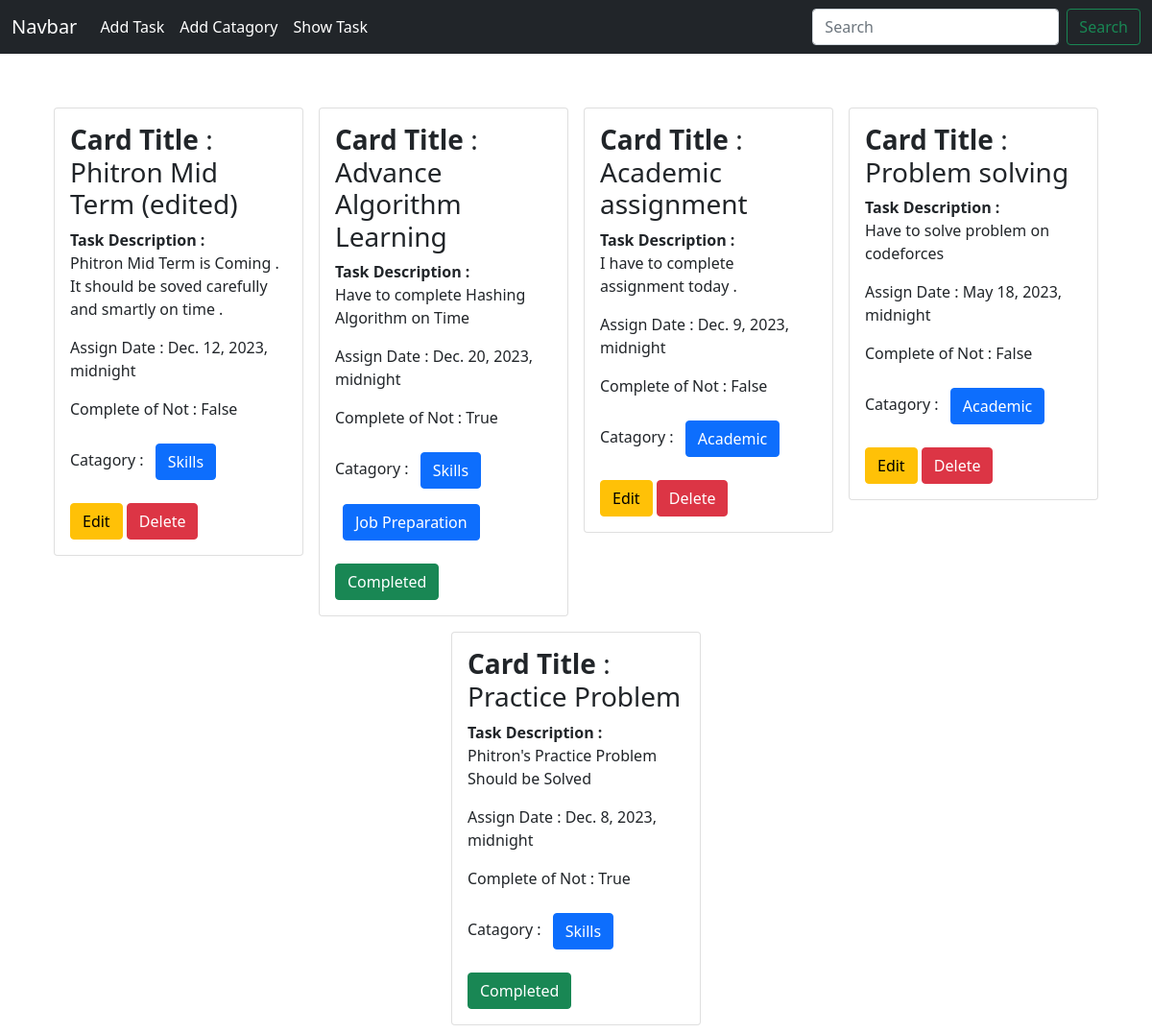
The page / on the database its author committed.
### task/models.py (models this page shows, shortened)
class Task(models.Model):
    Task_Title = models.CharField(max_length=30)
    Task_Description = models.TextField()
    is_completed = models.BooleanField(default=False)
    Task_Assign_Date = models.DateTimeField()
    category = models.ManyToManyField(Category)

### category/models.py (models this page shows, shortened)
class Category(models.Model):
    Category_Name = models.CharField(max_length=20)

### Task_Management/views.py (the view)
# urls.py: 2. Add a URL to urlpatterns:  path('', views.home, name='home')
def home(request):
    data = Task.objects.all()
    return render(request, "home.html", {"data": data})

### templates/home.html
{% extends "base.html" %} {%block content%}
<div class="d-flex flex-wrap justify-content-center px-5 pt-5">
  {%for task in data%}
  <div class="col-sm-3">
    <div class="card mx-2 my-2">
      <div class="card-body">
        <h3 class="card-title">
          <span class="fw-bold">Card Title</span> : {{task.Task_Title}}
        </h3>
        <span class="fw-bold">Task Description : </span>
        <p class="card-text">{{task.Task_Description}}</p>
        <p class="card-text">Assign Date : {{task.Task_Assign_Date}}</p>
        <p>Complete of Not : {{task.is_completed}}</p>
        <p class="card-text">
          Catagory : {% for cat in task.category.all%}
          <button class="btn btn-primary m-2">{{cat.Category_Name}}</button>
          {%endfor%}
        </p>
        {%if task.is_completed is not True%}
        <a href="{% url 'edit_task' task.id%}" class="btn btn-warning">Edit</a>
        <a href="{% url 'delete_task' task.id%}" class="btn btn-danger"
          >Delete</a
        >
        {% else %}
        <button type="button" class="btn btn-success">Completed</button>
        {% endif %}
      </div>
    </div>
  </div>
  {%endfor%}
</div>
{% endblock %}

### templates/base.html (shortened to what this page needs)
<!DOCTYPE html>
<html lang="en">
  <head>
    <link
      href="https://cdn.jsdelivr.net/npm/bootstrap@5.0.2/dist/css/bootstrap.min.css"
      rel="stylesheet"
    />
  </head>
  <body>
    <nav class="navbar navbar-expand-lg navbar-dark bg-dark">
      <div class="container-fluid">
        <a class="navbar-brand" href="#">Navbar</a>
        <div class="collapse navbar-collapse" id="navbarSupportedContent">
          <ul class="navbar-nav me-auto mb-2 mb-lg-0">
            <li class="nav-item">
              <a class="nav-link active" aria-current="page" href="{%url "add_task"%}"
                >Add Task</a
              >
            </li>
            <li class="nav-item">
              <a class="nav-link active" aria-current="page" href="{%url "add_category"%}"
                >Add Catagory </a
              >
            </li>
            <li class="nav-item">
              <a class="nav-link active" aria-current="page" href="{%url "homepage"%}"
                >Show Task</a
              >
            </li>
          </ul>
          <form class="d-flex">
            <input
              class="form-control me-2"
              type="search"
              placeholder="Search"
              aria-label="Search"
            />
            <button class="btn btn-outline-success" type="submit">
              Search
            </button>
          </form>
        </div>
      </div>
    </nav>
    {%block content%} {%endblock%}
  </body>
</html>

### rows shown on the page
Task: Task_Title "Phitron Mid Term (edited)", Task_Description "Phitron Mid Term is Coming . It should be soved carefully and smartly on time .", Task_Assign_Date "Dec. 12, 2023, midnight", is_completed "False", shows "Edit"
Category: Category_Name "Skills"
Task: Task_Title "Advance Algorithm Learning", Task_Description "Have to complete Hashing Algorithm on Time", Task_Assign_Date "Dec. 20, 2023, midnight", is_completed "True", shows "Completed"
Category: Category_Name "Job Preparation"
Task: Task_Title "Academic assignment", Task_Description "I have to complete assignment today .", Task_Assign_Date "Dec. 9, 2023, midnight", is_completed "False", shows "Edit"
Category: Category_Name "Academic"
Task: Task_Title "Problem solving", Task_Description "Have to solve problem on codeforces", Task_Assign_Date "May 18, 2023, midnight", is_completed "False", shows "Edit"
Task: Task_Title "Practice Problem", Task_Description "Phitron's Practice Problem Should be Solved", Task_Assign_Date "Dec. 8, 2023, midnight", is_completed "True", shows "Completed"
